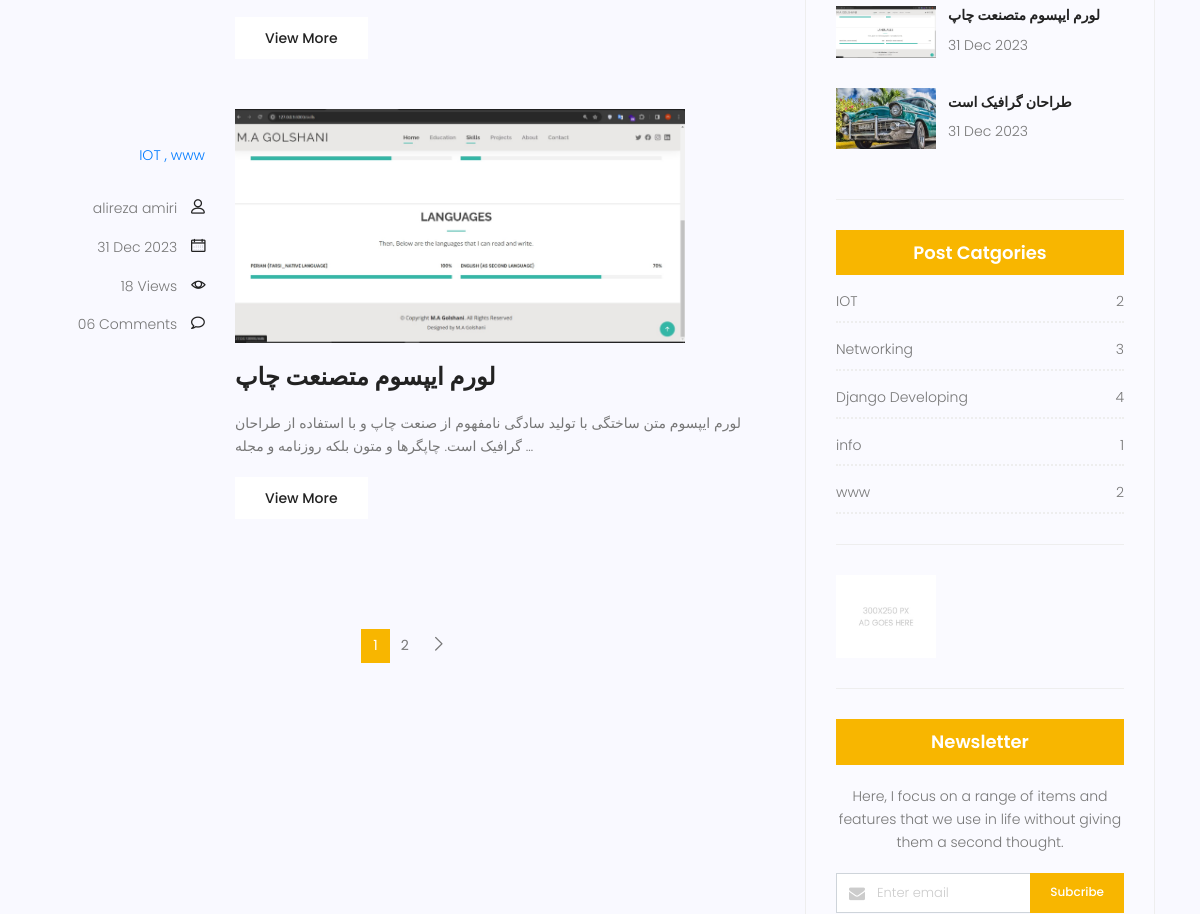
The page /blog/ (middle part) on the database as committed earlier.
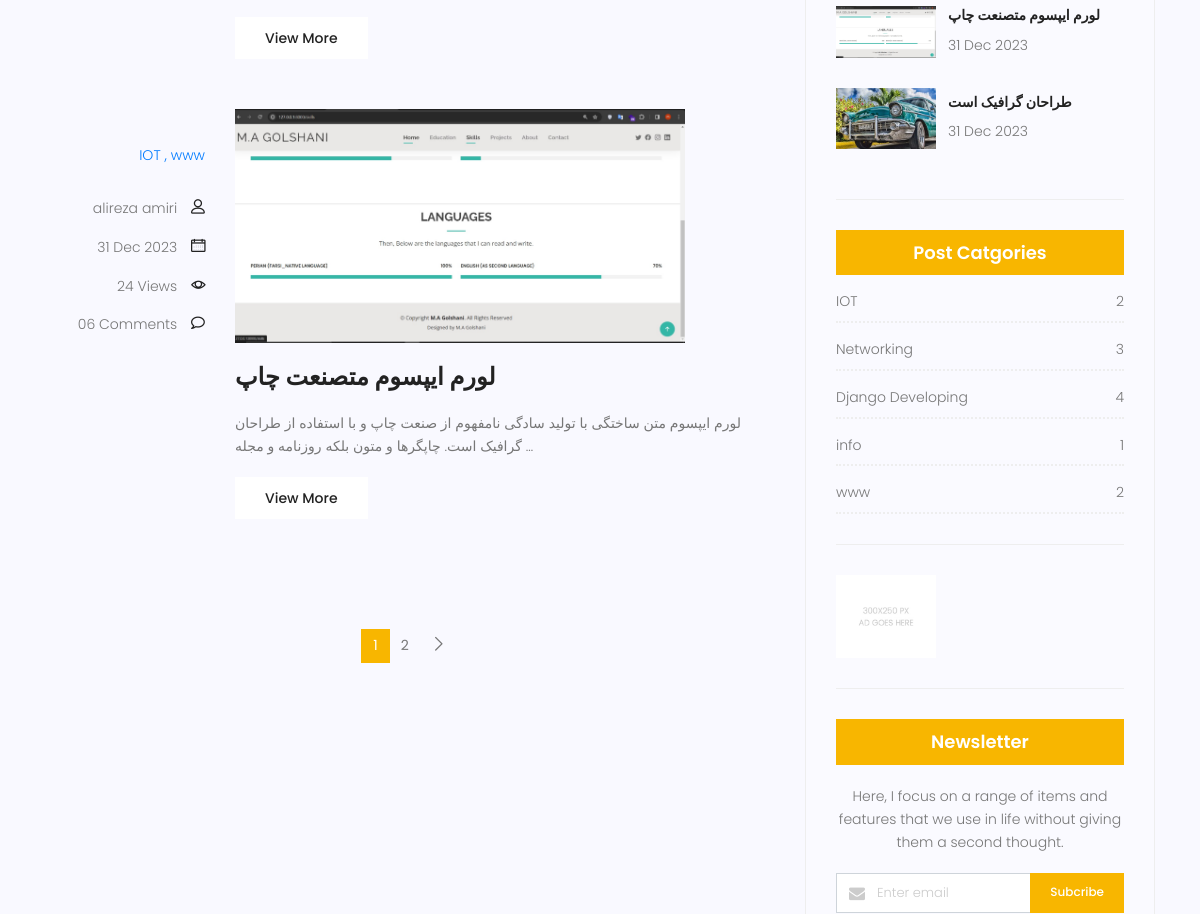
The same page on the database as committed later.
### blog/models.py (models this page shows, shortened)
class Post(models.Model):
    image = models.ImageField(default='blog/defaults.jpg')
    author = models.ForeignKey(User, null=True, on_delete=models.SET_NULL)
    title = models.CharField(max_length=255)
    content = models.TextField()
    tags = TaggableManager()
    category = models.ManyToManyField(Category)
    counted_views = models.IntegerField(default=0)
    status = models.BooleanField(default=False)
    published_date = models.DateTimeField(null=True)
    created_date = models.DateTimeField(auto_now_add=True)
    updated_date = models.DateTimeField(auto_now=True)
    class Meta:
        ordering = ["-created_date"]

class Category(models.Model):
    name = models.CharField(max_length=255)

### blog/views.py (the view)
# urls.py: path('', blog_view, name='index'),
def blog_view(request, **kwargs):
    current_datetime = timezone.now()
    posts = Post.objects.filter(status=1, published_date__lte=current_datetime).order_by('-published_date')
    if kwargs.get('cat_name') is not None:
        posts = posts.filter(category__name=kwargs['cat_name'])
    if kwargs.get('author_username') is not None:
        posts = posts.filter(author__username=kwargs['author_username'])
    if kwargs.get('tag_name') is not None:
        posts = posts.filter(tags__name__in=[kwargs['tag_name']])
    try:
        posts = Paginator(posts, 3)
        page_number = request.GET.get("page")
        posts = posts.get_page(page_number)
    except PageNotAnInteger:
        posts = posts.get_page(1)
    except EmptyPage:
        posts = posts.get_page(posts.num_pages)
    context = {'posts': posts}
    return render(request, 'blog/blog-home.html', context)

### blog/templatetags/blog_tag.py (called while the page is built)
@register.inclusion_tag('blog/blog-lastposts.html')
def latest_post_side(num=4):
    posts = Post.objects.filter(status=1).order_by('-published_date')[:num]
    return {'posts': posts}

@register.inclusion_tag('blog/post-categories.html')
def blog_post_categories():
    posts = Post.objects.filter(status=1)
    categories = Category.objects.all()
    cat_dict = {}
    for cat_name in categories:
        cat_dict[cat_name.name] = posts.filter(category=cat_name).count()
    return {'categories': cat_dict}

### templates/blog/blog-home.html (shortened to what this page needs)
{% extends "base.html" %}
{% load static %}
{% block content %}
    {% load blog_tag %}
    <section class="post-content-area">
        <div class="container">
            <div class="row">
                <div class="col-lg-8 posts-list">
                    {% for post in posts %}
                        <div class="single-post row">
                            <div class="col-lg-3  col-md-3 meta-details">
                                <ul class="tags">
                                    {% for cat in post.category.all %}
                                        <a href="{% url 'blog:category' cat_name=cat.name %}">
                                            {{ cat.name }}
                                            {% if not forloop.last %}
                                                ,
                                            {% endif %}
                                        </a>
                                    {% endfor %}
                                </ul>
                                <div class="user-details row">
                                    <p class="user-name col-lg-12 col-md-12 col-6"><a
                                            href="{% url 'blog:author' author_username=post.author.username %}">{{ post.author.get_full_name }}</a>
                                        <span
                                                class="lnr lnr-user"></span></p>
                                    <p class="date col-lg-12 col-md-12 col-6"><a
                                            href="#">{{ post.published_date | date:"d M Y" }}</a>
                                        <span class="lnr lnr-calendar-full"></span></p>
                                    <p class="view col-lg-12 col-md-12 col-6"><a href="#">{{ post.counted_views }}
                                        Views</a> <span class="lnr lnr-eye"></span></p>
                                    <p class="comments col-lg-12 col-md-12 col-6"><a href="#">06 Comments</a> <span
                                            class="lnr lnr-bubble"></span></p>
                                </div>
                            </div>
                            <div class="col-lg-9 col-md-9 ">
                                <div class="feature-img">
                                    <img class="img-fluid" src=" {{ post.image.url }}" alt="">
                                </div>
                                <a class="posts-title" href="{% url 'blog:single' pid=post.id %}">
                                    <h3>{{ post.title }}</h3></a>
                                <p class="excert">
                                    {{ post.content| truncatewords:25 }}
                                </p>
                                <a href="{% url 'blog:single' pid=post.pk %}" class="primary-btn">View More</a>
                            </div>
                        </div>
                    {% endfor %}
                    <nav class="blog-pagination justify-content-center d-flex">
                        <ul class="pagination">
                            {% for i in posts.paginator.page_range %}
                                {% if  posts.number == i %}
                                    <li class="page-item active"><a href="?page={{ i }}" class="page-link">{{ i }}</a>
                                    </li>
                                {% else %}
                                    <li class="page-item"><a href="?page={{ i }}" class="page-link">{{ i }}</a></li>
                                {% endif %}
                            {% endfor %}
                            <li class="page-item">
                                {% if posts.has_next %}
                                    <a href="?page={{ posts.next_page_number }}" class="page-link" aria-label="Next">
                        		                                    <span aria-hidden="true">
                        		                                        <span class="lnr lnr-chevron-right"></span>
                        		                                    </span>
                                    </a>
                                {% endif %}
                            </li>
                        </ul>
                    </nav>
                </div>
                <div class="col-lg-4 sidebar-widgets">
                    <div class="widget-wrap">
                        {% latest_post_side %}
                        {% blog_post_categories %}
                        <div class="single-sidebar-widget ads-widget">
                            <a href="#"><img class="img-fluid" src="{% static 'img/blog/ads-banner.jpg' %}" alt=""></a>
                        </div>
                        <div class="single-sidebar-widget newsletter-widget">
                            <h4 class="newsletter-title">Newsletter</h4>
                            <p>
                                Here, I focus on a range of items and features that we use in life without
                                giving them a second thought.
                            </p>
                            <div class="form-group d-flex flex-row">
                                <div class="col-autos">
                                    <div class="input-group">
                                        <div class="input-group-prepend">
                                            <div class="input-group-text"><i class="fa fa-envelope"
                                                                             aria-hidden="true"></i>
                                            </div>
                                        </div>
                                        <input type="text" class="form-control" id="inlineFormInputGroup"
                                               placeholder="Enter email" onfocus="this.placeholder = ''"
                                               onblur="this.placeholder = 'Enter email'">
                                    </div>
                                </div>
                                <a href="#" class="bbtns">Subcribe</a>
                            </div>
                        </div>
                    </div>
                </div>
            </div>
        </div>
    </section>
    "{% endblock content %}

### templates/base.html (shortened to what this page needs)
{% load static %}
<!DOCTYPE html>
<html lang="zxx" class="no-js">
<head>
    <link rel="stylesheet" href="{% static 'css/linearicons.css' %}">
    <link rel="stylesheet" href="{% static 'css/font-awesome.min.css' %}">
    <link rel="stylesheet" href="{% static 'css/bootstrap.css' %}">
    <link rel="stylesheet" href="{% static 'css/magnific-popup.css' %}">
    <link rel="stylesheet" href="{% static 'css/jquery-ui.css' %}">
    <link rel="stylesheet" href="{% static 'css/nice-select.css' %}">
    <link rel="stylesheet" href="{% static 'css/animate.min.css' %}">
    <link rel="stylesheet" href="{% static 'css/owl.carousel.css' %}">
    <link rel="stylesheet" href="{% static 'css/main.css' %}">
</head>
<body>
{% block content %}
{% endblock content %}
</body>
</html>

### templates/blog/blog-search.html (shortened to what this page needs)
{% load static %}

### templates/blog/blog-writer.html (shortened to what this page needs)
{% load static %}

### templates/blog/blog-lastposts.html (shortened to what this page needs)
{% load static %}
<div class="single-sidebar-widget popular-post-widget">
    {% for post in posts %}
        <div class="popular-post-list">
            <div class="single-post-list d-flex flex-row align-items-center">
                <div class="thumb">
                    <img class="img-fluid " src="{{ post.image.url }}" alt="">
                </div>
                <div class="details">
                    <a href="{% url 'blog:single' pid=post.id %}"><h6>{{ post.title|truncatewords:5}}</h6></a>
                    <p>{{ post.published_date|date:'d M Y' }}</p>
                </div>
            </div>
        </div>
    {% endfor %}
</div>

### templates/blog/post-categories.html
{% load static %}
<div class="single-sidebar-widget post-category-widget">
    <h4 class="category-title">Post Catgories</h4>
    <ul class="cat-list">
        {% for name,items in categories.items %}
        <li>
            <a href="{% url 'blog:category' cat_name=name %}" class="d-flex justify-content-between">
                <p>{{ name }}</p>
                <p>{{ items }}</p>
            </a>
        </li>
    {% endfor %}
    </ul>
</div>

Rows that differ between the two databases and show on the page:
changed Post "لورم ایپسوم متصنعت چاپ": counted_views "18" → "24"
